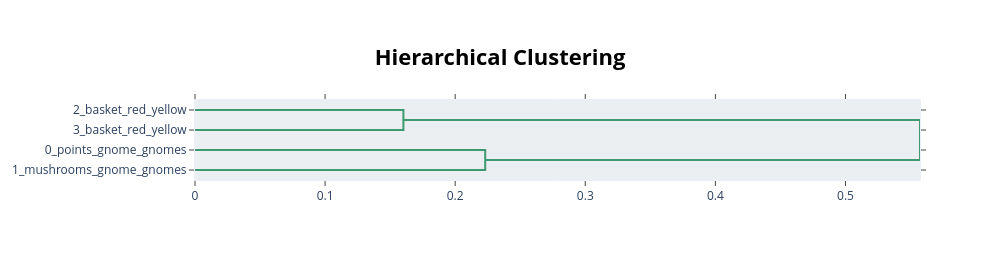

Here is the notebook cell this chart was saved with:
### Code cell
topic_model.visualize_hierarchy()

### Figure 1 — Plotly figure (JSON) as saved in the notebook; plotly's stock layout.template omitted (floating-point values rounded to 4 significant figures)
{"data": [{"hoverinfo": "text", "marker": {"color": "rgb(61,153,112)"}, "mode": "lines", "type": "scatter", "x": [0, 0.1602, 0.1602, 0], "xaxis": "x", "y": [-5, -5, -15, -15], "yaxis": "y"}, {"hoverinfo": "text", "marker": {"color": "rgb(61,153,112)"}, "mode": "lines", "type": "scatter", "x": [0, 0.2231, 0.2231, 0], "xaxis": "x", "y": [-25, -25, -35, -35], "yaxis": "y"}, {"hoverinfo": "text", "marker": {"color": "rgb(61,153,112)"}, "mode": "lines", "type": "scatter", "x": [0.1602, 0.5573, 0.5573, 0.2231], "xaxis": "x", "y": [-10, -10, -30, -30], "yaxis": "y"}], "layout": {"autosize": false, "height": 260, "hoverlabel": {"bgcolor": "white", "font": {"family": "Rockwell", "size": 16}}, "hovermode": "closest", "plot_bgcolor": "#ECEFF1", "showlegend": false, "title": {"font": {"color": "Black", "size": 22}, "text": "<b>Hierarchical Clustering</b>", "x": 0.5, "xanchor": "center", "yanchor": "top"}, "width": 1000, "xaxis": {"mirror": "allticks", "rangemode": "tozero", "showgrid": false, "showline": true, "showticklabels": true, "ticks": "outside", "type": "linear", "zeroline": false}, "yaxis": {"mirror": "allticks", "range": [-40, 0], "rangemode": "tozero", "showgrid": false, "showline": true, "showticklabels": true, "tickmode": "array", "ticks": "outside", "ticktext": ["2_basket_red_yellow", "3_basket_red_yellow", "0_points_gnome_gnomes", "1_mushrooms_gnome_gnomes"], "tickvals": [-5, -15, -25, -35], "type": "linear", "zeroline": false}}}
